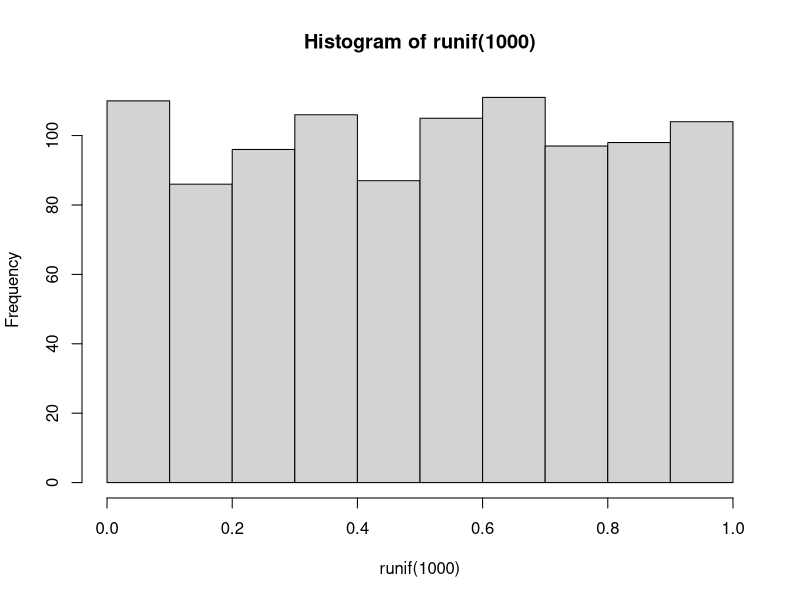
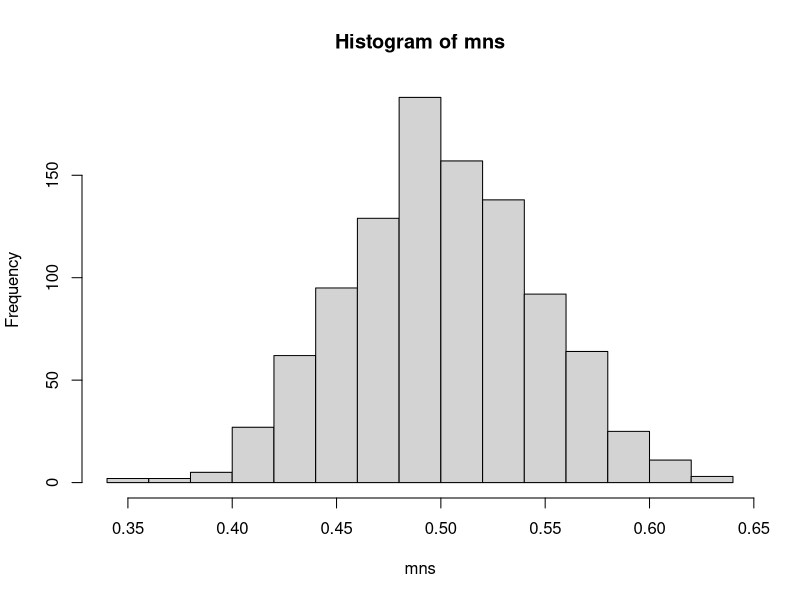
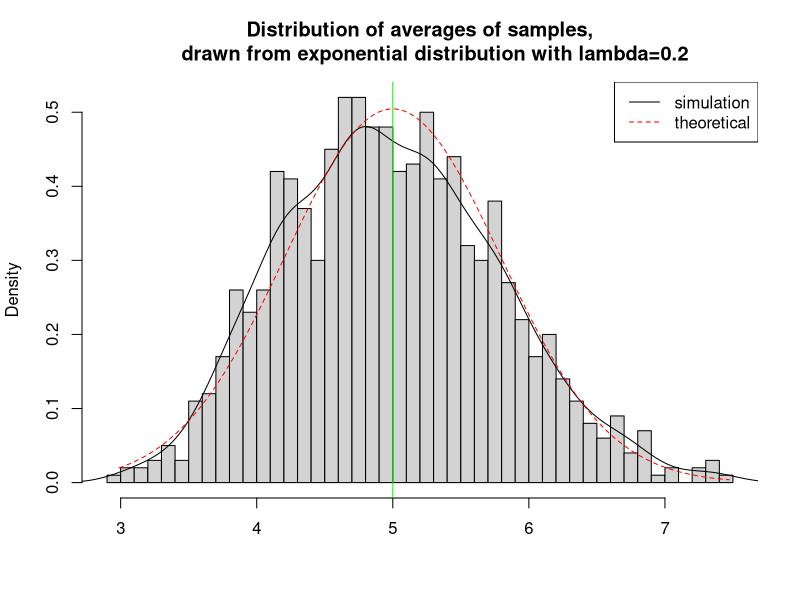

Source code (R) for these figures, in order:
hist(runif(1000))

mns = NULL
for (i in 1 : 1000) mns = c(mns, mean(runif(40)))
hist(mns)

set.seed(3)
lambda <- 0.2
num_sim <- 1000
sample_size <- 40
sim <- matrix(rexp(num_sim*sample_size, rate=lambda), num_sim, sample_size)
row_means <- rowMeans(sim)

# plot the histogram of averages
hist(row_means, breaks=50, prob=TRUE,
     main="Distribution of averages of samples,
     drawn from exponential distribution with lambda=0.2",
     xlab="")
# density of the averages of samples
lines(density(row_means))
# theoretical center of distribution
abline(v=1/lambda, col="green")
# theoretical density of the averages of samples
xfit <- seq(min(row_means), max(row_means), length=100)
yfit <- dnorm(xfit, mean=1/lambda, sd=(1/lambda/sqrt(sample_size)))
lines(xfit, yfit, pch=22, col="red", lty=2)
# add legend
legend('topright', c("simulation", "theoretical"), lty=c(1,2), col=c("black", "red"))